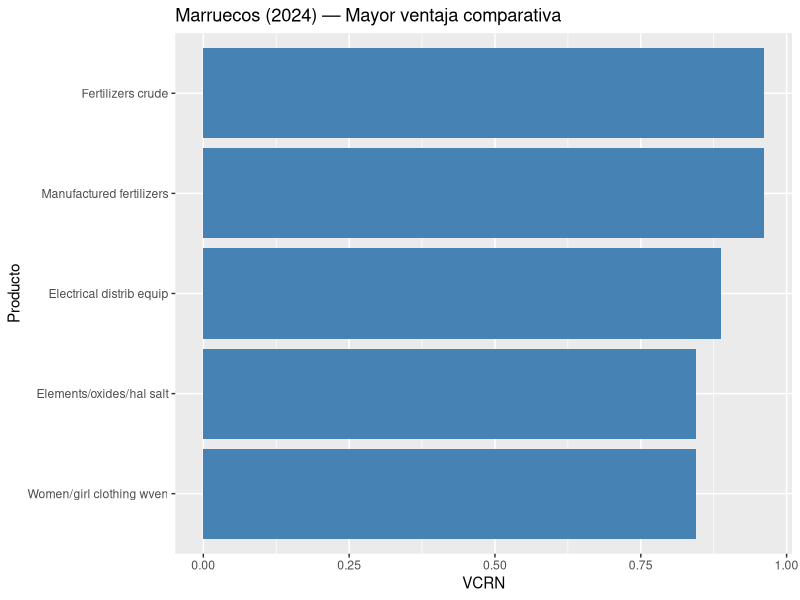
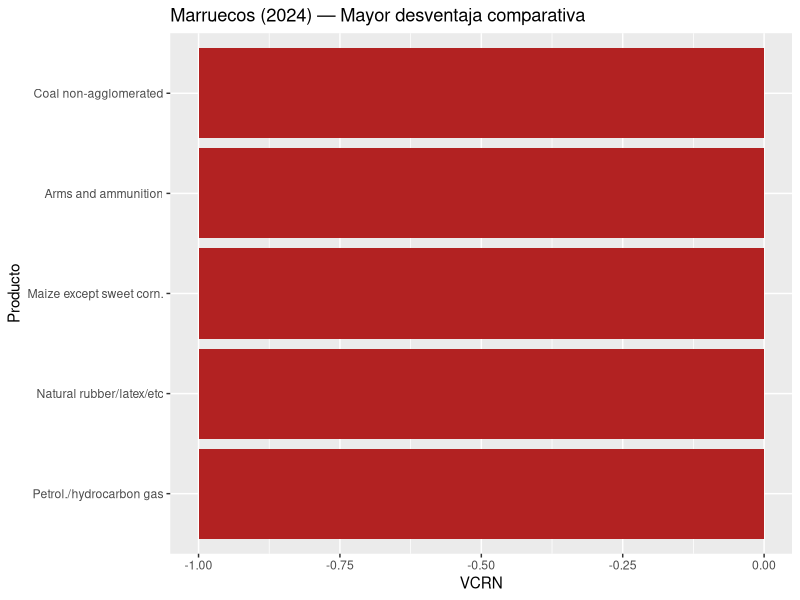
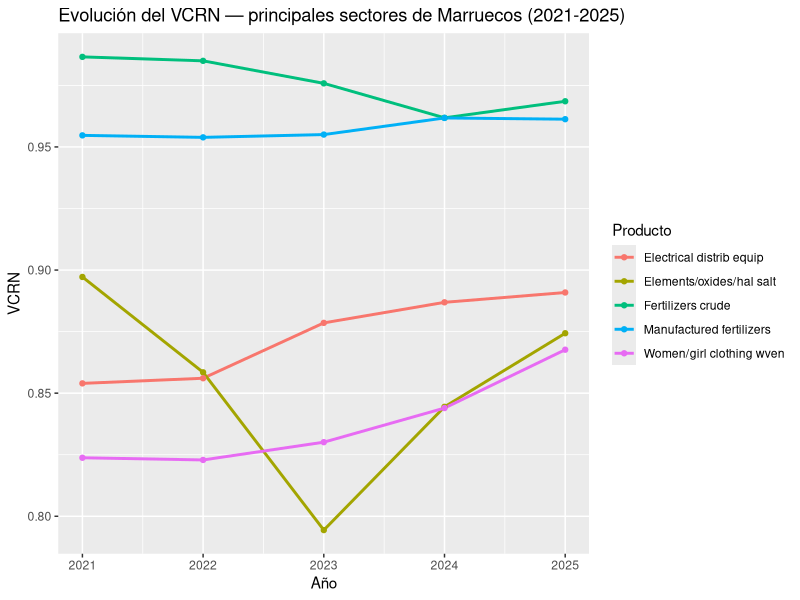
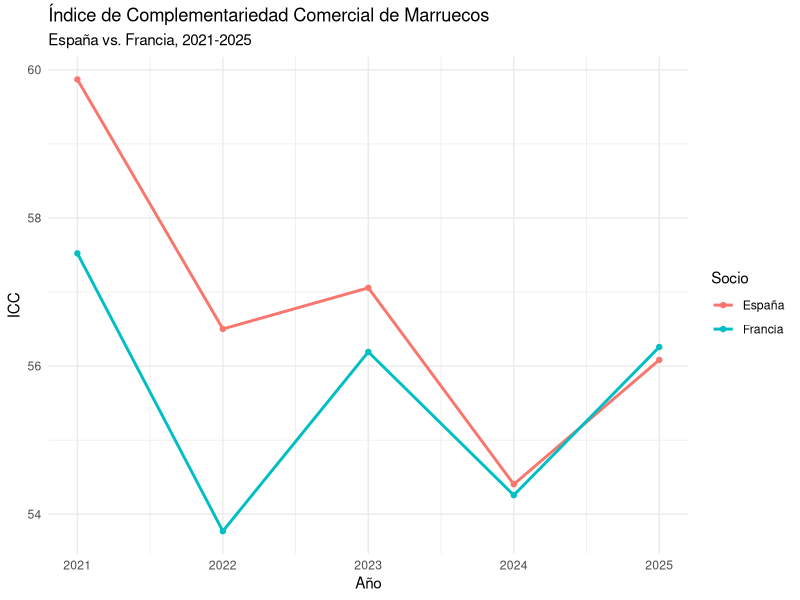
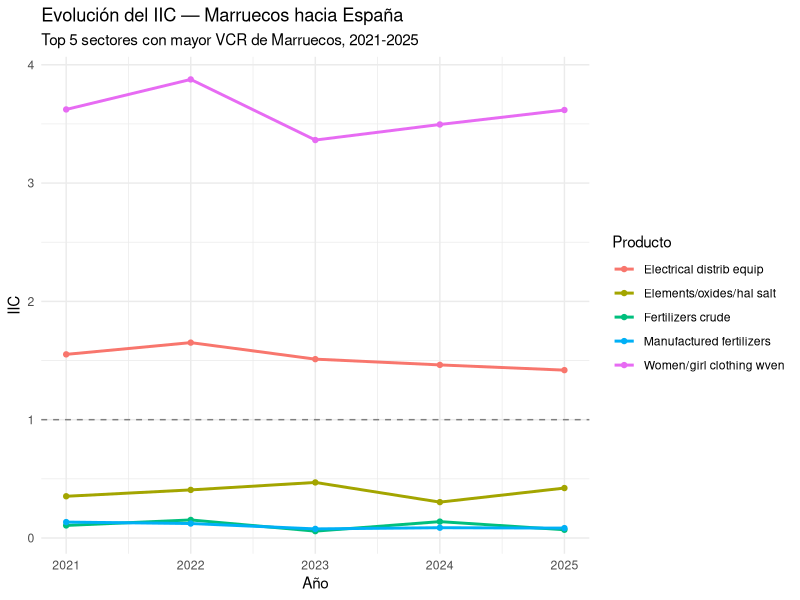
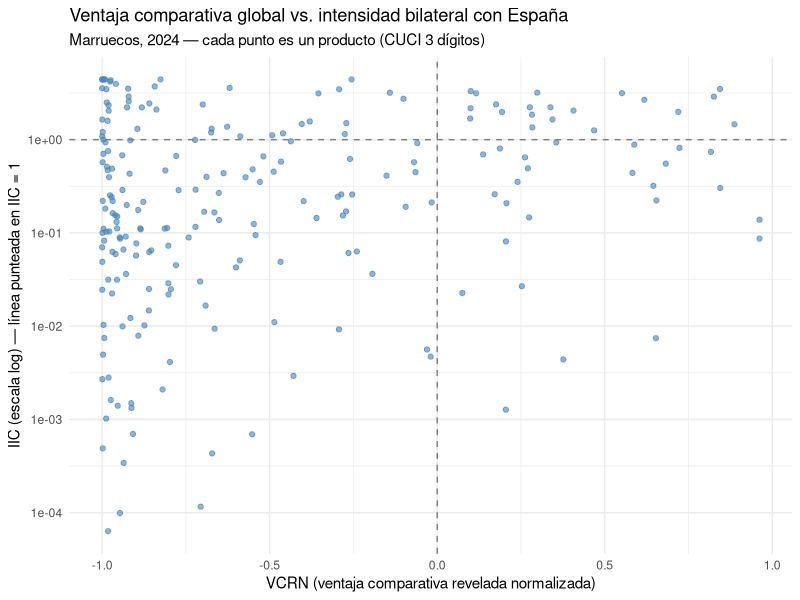
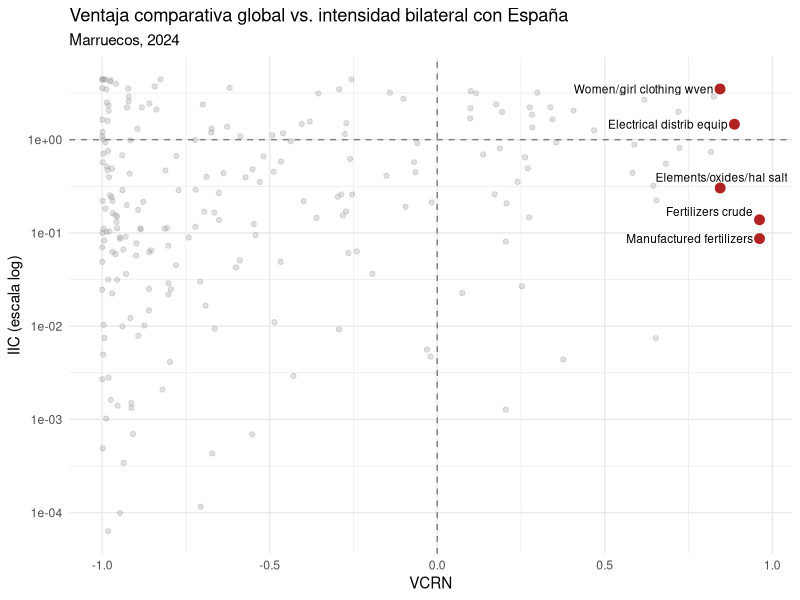
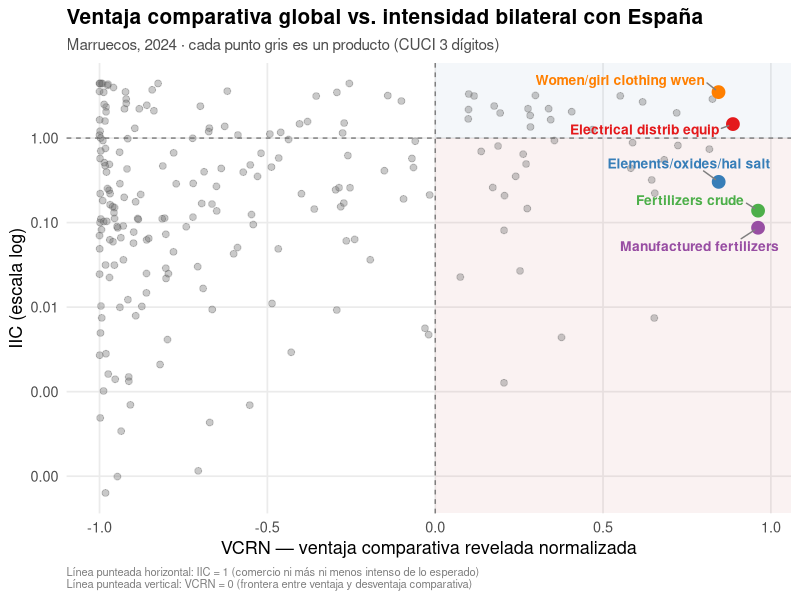

Write the R code that produced these figures, in order.
install.packages("tidyverse")
install.packages("haven")
install.packages("ggrepel")

library(tidyverse)
library(haven)
library(dplyr)
library(ggrepel) 

getwd()
setwd("/cloud/project/bases de datos")
comtrade <- read_dta("MAR_ESP_FRA_WLD_full.dta")

names(comtrade) <- tolower(names(comtrade))

#-----------------------------------------------------------------------------#
# Limpieza de Bases: Uso dos bases, una con MAR como reporter y FRA, SPN y WLD
# como partners, y otra con WLD como reporter y partner. Después las uno con 
# left_join y armo el VCR.
#-----------------------------------------------------------------------------#

# Primero para la parte de MAR -> FRA, SPN, WLD:

comtrade <- comtrade %>%
  mutate(
    cuci      = as.character(as_factor(productcode)),
    cuci_desc = as.character(as_factor(productdescription)),
    r         = as.character(as_factor(reporteriso3)),
    p         = as.character(as_factor(partneriso3)),
    flow      = as.character(as_factor(tradeflowname))
  ) %>%
  rename(value = tradevaluein1000usd) %>%
  select(r, p, flow, cuci, cuci_desc, value, year)

comtrade_2 <- comtrade |>
  mutate(value = value / 1000)

comtrade_exp <- comtrade_2 |>
  filter(flow == "Export")

comtrade_exp <- comtrade_exp |>
  group_by(year, r, p) |>
  mutate(total_expo = sum(value, na.rm = TRUE)) |>
  ungroup()

comtrade_exp <- comtrade_exp |>
  mutate(share = value / total_expo)

df_share <- comtrade_exp |>
  select(year, r, p, cuci, cuci_desc, share)

vcr_aux_mar <- df_share |>
  filter(r == "MAR", p == "WLD") |>
  rename(share_mar = share)

# Ahora para la parte de WLD -> WLD:

comtrade_wld <- read_dta("WLD_WLD.dta")

names(comtrade_wld) <- tolower(names(comtrade_wld))

comtrade_wld <- comtrade_wld %>%
  mutate(
    cuci = as.character(as_factor(productcode)),
    r    = as.character(as_factor(reporteriso3)),
    p    = as.character(as_factor(partneriso3)),
    flow = as.character(as_factor(tradeflowname))
  ) %>%
  rename(value = tradevaluein1000usd) %>%
  select(r, p, flow, cuci, value, year)

wld_exp <- comtrade_wld |>
  filter(flow == "Export", r == "All", p == "All") |>
  group_by(year) |>
  mutate(total_wld = sum(value, na.rm = TRUE)) |>
  ungroup() |>
  mutate(share_wld = value / total_wld) |>
  select(year, cuci, share_wld)

#-----------------------------------------------------------------------------#
# Y ahora sí construyo el VCR:
#-----------------------------------------------------------------------------#

vcr_mar <- vcr_aux_mar |>
  select(year, cuci, cuci_desc, share_mar) |>
  left_join(wld_exp, by = c("year", "cuci")) |>
  mutate(
    vcr  = share_mar / share_wld,
    vcrn = (vcr - 1) / (vcr + 1)
  ) |>
  arrange(desc(vcr))

sum(is.na(vcr_mar$share_wld)) # chequeo que no quede ningún NA suelto

top5_mar <- vcr_mar |>
  filter(year == 2025) |>
  slice_max(vcrn, n = 5)

# Analisis de los resultados del VCR

vcr_mar |> 
  group_by(year) |> 
  summarise(n = n(), na_share_wld = sum(is.na(share_wld)))

# Top 5 sectores con mayor ventaja comparativa (VCRN más alto)
top5_ventaja <- vcr_mar |>
  filter(year == 2024) |>
  slice_max(vcrn, n = 5)


# Top 5 sectores con mayor desventaja comparativa (VCRN más bajo)
top5_desventaja <- vcr_mar |>
  filter(year == 2024) |>
  slice_min(vcrn, n = 5)


# Me parecen medio una poronga estos gráficos, pero bueno, hay que verlo

ggplot(data = top5_ventaja) +
  geom_col(aes(x = reorder(cuci_desc, vcrn), y = vcrn), fill = "steelblue") +
  coord_flip() +
  labs(title = "Marruecos (2024) — Mayor ventaja comparativa",
       x = "Producto",
       y = "VCRN")

ggplot(data = top5_desventaja) +
  geom_col(aes(x = reorder(cuci_desc, vcrn), y = vcrn), fill = "firebrick") +
  coord_flip() +
  labs(title = "Marruecos (2024) — Mayor desventaja comparativa",
       x = "Producto",
       y = "VCRN")


# Grafico de evolución de los sectores top

top_sectores <- top5_ventaja$cuci  # códigos de los 5 sectores top en 2024

vcr_mar |>
  filter(cuci %in% top_sectores) |>
  ggplot(aes(x = year, y = vcrn, color = cuci_desc)) +
  geom_line(linewidth = 1) +
  geom_point() +
  labs(title = "Evolución del VCRN — principales sectores de Marruecos (2021-2025)",
       x = "Año", y = "VCRN", color = "Producto")

#-----------------------------------------------------------------------------#
# Siguiente indicador: IIC (Intensidad Comercial)
#-----------------------------------------------------------------------------#


# Elegimos el socio y el sector a analizar
socio_1 <- "ESP"
sector <- "562"  # Manufactured fertilizers
anio   <- 2024

socio_2 <- "FRA"

# X^{i,j}_k: exportaciones de Marruecos a ESPAÑA en el sector k
xijk_esp <- comtrade_exp |>
  filter(r == "MAR", p == socio_1, cuci == sector, year == anio) |>
  pull(value)

# X^{i,j}_k: exportaciones de Marruecos a FRANCIA en el sector k
xijk_fra <- comtrade_exp |>
  filter(r == "MAR", p == socio_2, cuci == sector, year == anio) |>
  pull(value)

# X^i_k: exportaciones totales de Marruecos al mundo en el sector k
xik <- comtrade_exp |>
  filter(r == "MAR", p == "WLD", cuci == sector, year == anio) |>
  pull(value)

# X^{i,j}: exportaciones totales de Marruecos a España (todos los productos)
xij_esp <- comtrade_exp |>
  filter(r == "MAR", p == socio_1, year == anio) |>
  distinct(total_expo) |>
  pull(total_expo)

# X^{i,j}: exportaciones totales de Marruecos a FRANCIA (todos los productos)
xij_fra <- comtrade_exp |>
  filter(r == "MAR", p == socio_2, year == anio) |>
  distinct(total_expo) |>
  pull(total_expo)

# X^i: exportaciones totales de Marruecos al mundo (todos los productos)
xi <- comtrade_exp |>
  filter(r == "MAR", p == "WLD", year == anio) |>
  distinct(total_expo) |>
  pull(total_expo)

iic_mar_esp <- (xijk_esp / xik) / (xij_esp / xi)
iic_mar_esp <- as.numeric(iic_mar_esp)
iic_mar_esp

iic_mar_fra <- (xijk_fra / xik) / (xij_fra / xi)
iic_mar_fra <- as.numeric(iic_mar_fra)
iic_mar_fra


# EN FORMA DE TABLA: 

# PRIMERO ESPAÑA

sectores_top5 <- top5_ventaja$cuci

mar_esp <- comtrade_exp |>
  filter(r == "MAR", p == socio_1, year == anio, cuci %in% sectores_top5) |>
  select(cuci, cuci_desc, xijk = value, xij = total_expo)

mar_wld <- comtrade_exp |>
  filter(r == "MAR", p == "WLD", year == anio, cuci %in% sectores_top5) |>
  select(cuci, xik = value, xi = total_expo)

iic_top5 <- mar_esp |>
  left_join(mar_wld, by = "cuci") |>
  mutate(iic = as.numeric((xijk / xik) / (xij / xi))) |>
  select(cuci, cuci_desc, iic) |>
  arrange(desc(iic))

# AHORA FRANCIA

# mar_fra <- comtrade_exp |>
#   filter(r == "MAR", p == socio_1, year == anio, cuci %in% sectores_top5) |>
#   select(cuci, cuci_desc, xijk = value, xij = total_expo)
# 
# mar_wld <- comtrade_exp |>
#   filter(r == "MAR", p == "WLD", year == anio, cuci %in% sectores_top5) |>
#   select(cuci, xik = value, xi = total_expo)
# 
# iic_top5 <- mar_fra |>
#   left_join(mar_wld, by = "cuci") |>
#   mutate(iic = as.numeric((xijk / xik) / (xij / xi))) |>
#   select(cuci, cuci_desc, iic) |>
#   arrange(desc(iic))

#-----------------------------------------------------------------------------#
# Siguiente indicador: ICC (Compatibilidad/Complementariedad Comercial)
#-----------------------------------------------------------------------------#

#ICC AGREGADO

calcular_icc <- function(socio, anio) {
  
  # m_k^i: participación del bien k en las IMPORTACIONES totales de Marruecos
  m_mar <- comtrade |>
    filter(r == "MAR", p == "WLD", flow == "Import", year == anio) |>
    mutate(m = value / sum(value, na.rm = TRUE)) |>
    select(cuci, cuci_desc, m)
  
  # x_k^j: participación del bien k en las EXPORTACIONES totales del socio al mundo
  x_socio <- comtrade |>
    filter(r == socio, p == "WLD", flow == "Export", year == anio) |>
    mutate(x = value / sum(value, na.rm = TRUE)) |>
    select(cuci, x)
  
  # Full join: un producto ausente de un lado cuenta como share = 0, no se descarta
  tabla <- full_join(m_mar, x_socio, by = "cuci") |>
    mutate(
      m = replace_na(m, 0),
      x = replace_na(x, 0),
      dif_abs = abs(m - x)
    )
  
  icc <- 100 * (1 - sum(tabla$dif_abs, na.rm = TRUE) / 2)
  
  list(icc = icc, detalle = tabla)
}

# Uso:
icc_esp_mar <- calcular_icc("ESP", 2024)
icc_esp_mar$icc

# 1) La suma de shares de cada lado debería dar 1 (o muy cerca, por redondeo)
sum(icc_esp_mar$detalle$m, na.rm = TRUE)
sum(icc_esp_mar$detalle$x, na.rm = TRUE)


# 2) El ICC teóricamente está acotado entre 0 y 100 — confirmá que no se te fue de rango
icc_esp_mar$icc

resultado_fra <- calcular_icc("FRA", 2024)
resultado_fra$icc

icc_evolucion <- map_dfr(2021:2025, function(a) {
  tibble(
    year = a,
    icc_esp = calcular_icc("ESP", a)$icc,
    icc_fra = calcular_icc("FRA", a)$icc
  )
})

# ICC POR PRODUCTO

calcular_icc_producto <- function(socio, anio) {
  
  m_mar <- comtrade |>
    filter(r == "MAR", p == "WLD", flow == "Import", year == anio) |>
    mutate(m = value / sum(value, na.rm = TRUE)) |>
    select(cuci, cuci_desc, m)
  
  x_socio <- comtrade |>
    filter(r == socio, p == "WLD", flow == "Export", year == anio) |>
    mutate(x = value / sum(value, na.rm = TRUE)) |>
    select(cuci, cuci_desc_x = cuci_desc, x)  # guardamos la descripción también acá
  
  full_join(m_mar, x_socio, by = "cuci") |>
    mutate(
      cuci_desc = coalesce(cuci_desc, cuci_desc_x),  # si falta de un lado, usa el otro
      m = replace_na(m, 0),
      x = replace_na(x, 0),
      icc_k = 100 * (1 - abs(m - x) / 2)
    ) |>
    select(cuci, cuci_desc, m, x, icc_k) |>
    arrange(desc(icc_k))
}

icc_prod_esp <- calcular_icc_producto("ESP", 2024)
view(icc_prod_esp)
icc_prod_fra <- calcular_icc_producto("FRA", 2024)
view(icc_prod_fra)


# Top 10 de mejor matching con cada socio
icc_prod_esp |> slice_max(icc_k, n = 10) |> select(cuci, cuci_desc, icc_k)
icc_prod_fra |> slice_max(icc_k, n = 10) |> select(cuci, cuci_desc, icc_k)


icc_prod_esp |> 
  filter(m > 0.001, x > 0.001) |>
  arrange(desc(icc_k)) |>
  head(10)

icc_prod_fra |> 
  filter(m > 0.001, x > 0.001) |>
  arrange(desc(icc_k)) |>
  head(10)


#------------------------------------------------------------------------#
# GRAFICOS

# evoluciónm agregada del icc

icc_evolucion |>
  pivot_longer(cols = c(icc_esp, icc_fra), names_to = "socio", values_to = "icc") |>
  mutate(socio = recode(socio, icc_esp = "España", icc_fra = "Francia")) |>
  ggplot(aes(x = year, y = icc, color = socio)) +
  geom_line(linewidth = 1) +
  geom_point() +
  labs(title = "Índice de Complementariedad Comercial de Marruecos",
       subtitle = "España vs. Francia, 2021-2025",
       x = "Año", y = "ICC", color = "Socio") +
  theme_minimal()

# evolución del iic para los mismos 5 sectores top con España

calcular_iic_multi <- function(socio, sectores, anio) {
  mar_soc <- comtrade_exp |>
    filter(r == "MAR", p == socio, year == anio, cuci %in% sectores) |>
    select(cuci, cuci_desc, xijk = value, xij = total_expo)
  
  mar_wld <- comtrade_exp |>
    filter(r == "MAR", p == "WLD", year == anio, cuci %in% sectores) |>
    select(cuci, xik = value, xi = total_expo)
  
  mar_soc |>
    left_join(mar_wld, by = "cuci") |>
    mutate(iic = as.numeric((xijk / xik) / (xij / xi)), year = anio) |>
    select(year, cuci, cuci_desc, iic)
}

iic_evolucion <- map_dfr(2021:2025, ~calcular_iic_multi("ESP", sectores_top5, .x))

ggplot(iic_evolucion, aes(x = year, y = iic, color = cuci_desc)) +
  geom_line(linewidth = 1) +
  geom_point() +
  geom_hline(yintercept = 1, linetype = "dashed", color = "gray50") +
  labs(title = "Evolución del IIC — Marruecos hacia España",
       subtitle = "Top 5 sectores con mayor VCR de Marruecos, 2021-2025",
       x = "Año", y = "IIC", color = "Producto") +
  theme_minimal()


# cruce VCRN con IIC
# Armamos la base combinando VCR 2024 con IIC 2024 hacia España, para todos los productos en común
cruce_vcr_iic <- vcr_mar |>
  filter(year == 2024) |>
  select(cuci, cuci_desc, vcrn) |>
  inner_join(
    calcular_iic_multi("ESP", unique(vcr_mar$cuci), 2024) |> select(cuci, iic),
    by = "cuci"
  ) |>
  filter(!is.na(iic), is.finite(iic))

ggplot(cruce_vcr_iic, aes(x = vcrn, y = iic)) +
  geom_point(alpha = 0.6, color = "steelblue") +
  geom_hline(yintercept = 1, linetype = "dashed", color = "gray50") +
  geom_vline(xintercept = 0, linetype = "dashed", color = "gray50") +
  scale_y_log10() +  # el IIC suele tener rango muy amplio, el log ayuda a leerlo
  labs(title = "Ventaja comparativa global vs. intensidad bilateral con España",
       subtitle = "Marruecos, 2024 — cada punto es un producto (CUCI 3 dígitos)",
       x = "VCRN (ventaja comparativa revelada normalizada)",
       y = "IIC (escala log) — línea punteada en IIC = 1") +
  theme_minimal()

# solo puntos extremos

destacados <- cruce_vcr_iic |>
  filter(cuci %in% c("562", "272", "842", "773", "522"))

ggplot(cruce_vcr_iic, aes(x = vcrn, y = iic)) +
  geom_point(alpha = 0.3, color = "gray60") +
  geom_point(data = destacados, color = "firebrick", size = 3) +
  geom_text_repel(data = destacados, aes(label = cuci_desc), size = 3) +
  geom_hline(yintercept = 1, linetype = "dashed", color = "gray50") +
  geom_vline(xintercept = 0, linetype = "dashed", color = "gray50") +
  scale_y_log10() +
  labs(title = "Ventaja comparativa global vs. intensidad bilateral con España",
       subtitle = "Marruecos, 2024",
       x = "VCRN", y = "IIC (escala log)") +
  theme_minimal()


# mismo grafico, intento 2

cruce_vcr_iic_filtrado <- cruce_vcr_iic |>
  filter(iic > 0, is.finite(iic))

#--------------------------------------------------------------#

ggplot(cruce_vcr_iic_filtrado, aes(x = vcrn, y = iic)) +
  # Sombreado de cuadrantes para que se lean de un vistazo
  annotate("rect", xmin = 0, xmax = Inf, ymin = 1, ymax = Inf,
           fill = "steelblue", alpha = 0.06) +
  annotate("rect", xmin = 0, xmax = Inf, ymin = 0, ymax = 1,
           fill = "firebrick", alpha = 0.06) +
  geom_point(alpha = 0.35, color = "gray40", size = 2) +
  geom_point(data = destacados, aes(color = cuci_desc), size = 4) +
  geom_text_repel(
    data = destacados, aes(label = cuci_desc, color = cuci_desc),
    size = 3.5, fontface = "bold", show.legend = FALSE,
    box.padding = 0.6, point.padding = 0.3,
    segment.color = "gray50", min.segment.length = 0
  ) +
  geom_hline(yintercept = 1, linetype = "dashed", color = "gray40", linewidth = 0.4) +
  geom_vline(xintercept = 0, linetype = "dashed", color = "gray40", linewidth = 0.4) +
  scale_y_log10(labels = scales::label_number(accuracy = 0.01)) +
  scale_color_brewer(palette = "Set1") +
  labs(
    title = "Ventaja comparativa global vs. intensidad bilateral con España",
    subtitle = "Marruecos, 2024 · cada punto gris es un producto (CUCI 3 dígitos)",
    x = "VCRN — ventaja comparativa revelada normalizada",
    y = "IIC (escala log)",
    caption = "Línea punteada horizontal: IIC = 1 (comercio ni más ni menos intenso de lo esperado)\nLínea punteada vertical: VCRN = 0 (frontera entre ventaja y desventaja comparativa)"
  ) +
  theme_minimal(base_size = 13) +
  theme(
    legend.position = "none",
    plot.title = element_text(face = "bold", size = 15),
    plot.subtitle = element_text(color = "gray30", size = 11),
    plot.caption = element_text(color = "gray50", size = 8, hjust = 0),
    panel.grid.minor = element_blank(),
    panel.grid.major = element_line(color = "gray92")
  )



ultimo_grafico <- last_plot()  # toma el último gráfico ggplot que corriste

ggsave(
  filename = "vcr_vs_iic_espana.png",
  plot = ultimo_grafico,
  width = 10, height = 6.5,
  dpi = 300,           # buena resolución para proyectar/imprimir
  bg = "white"          # evita que quede con fondo transparente
)


#123
